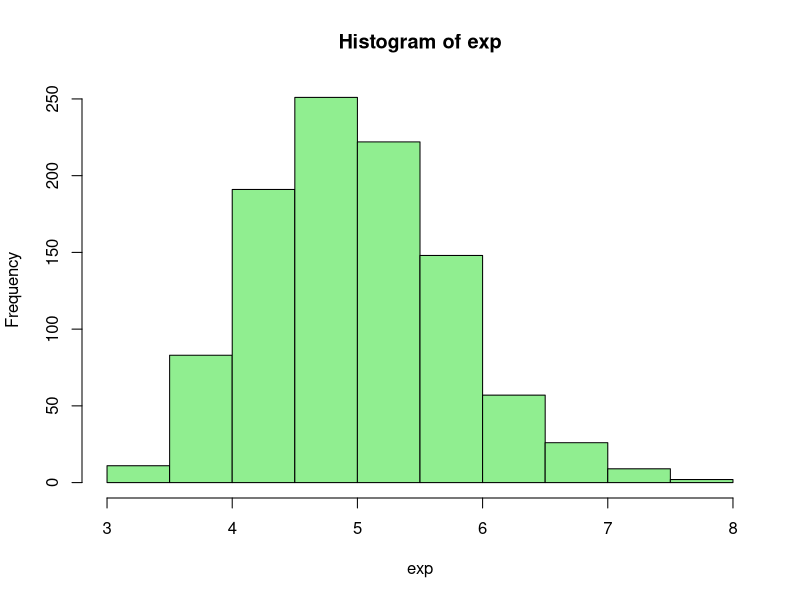
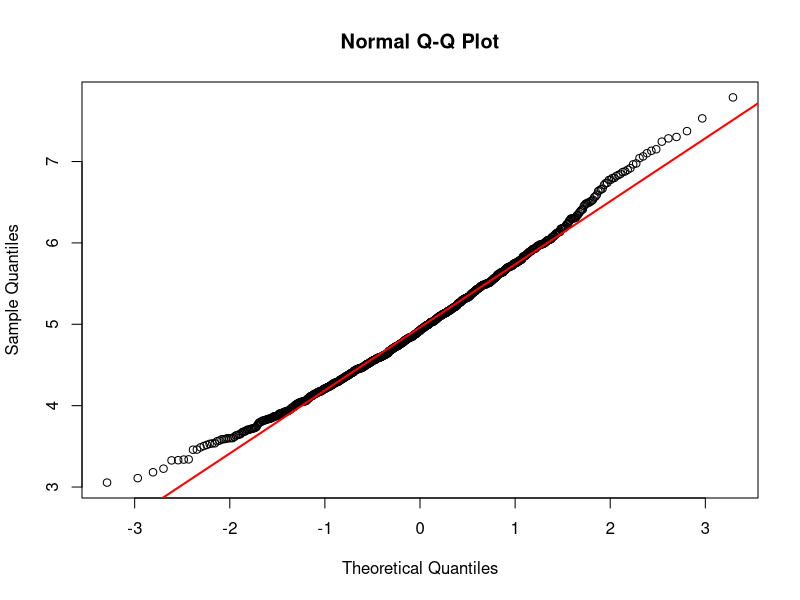

These charts were generated, in order, by the following R code:
## ---- chunk 1
exp<-NULL
for(i in 1:1000) exp<-c(exp, mean(rexp(n=40, rate=0.2)))
## ---- chunk 2
hist(exp, col="lightgreen")
## ---- chunk 3
qqnorm(exp)
qqline(exp, col="red", lwd=2)

